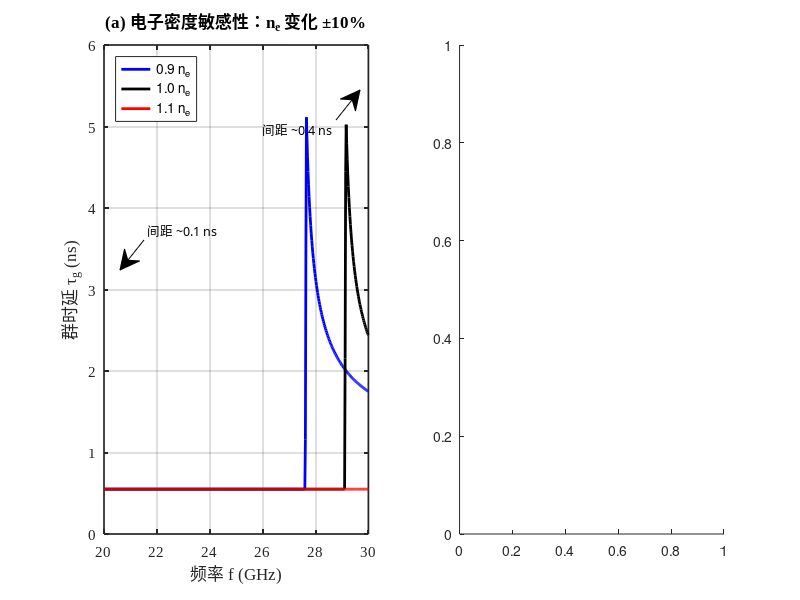

The MATLAB script that drew this image: (Note: this script raises an error after producing the figure.)
%% plot_fig_4_1_sensitivity_comparison.m
% 论文图 4-1：电子密度与碰撞频率对群时延的差异化影响
% 生成日期：2026-01-22
% 对应章节：4.1.1 碰撞频率的二阶微扰特性与时延不敏感机理
%
% 图表描述（摘自定稿文档）：
% - 图4-1(a)：电子密度从0.9n_e变化至1.1n_e时，群时延曲线呈现明显的垂直分离
%   - 低频端(20 GHz)间距约0.1 ns，高频端(30 GHz)间距激增至0.4 ns
% - 图4-1(b)：碰撞频率从1.5 GHz增加至5.0 GHz(3.3倍)时，群时延曲线几乎重合
%   - 最大偏离量不超过0.01 ns，而幅度衰减从-5 dB恶化至-35 dB(600%)

clear; clc; close all;

%% 1. 物理常数与基本参数（与 nue.m 保持一致）
c = 3e8;                    % 光速 (m/s)
eps0 = 8.854e-12;           % 真空介电常数 (F/m)
me = 9.109e-31;             % 电子质量 (kg)
e = 1.602e-19;              % 电子电量 (C)

% 等离子体基准参数
fp_base = 28.98e9;          % 等离子体频率 (Hz) ≈ 29 GHz
ne_base = (2*pi*fp_base)^2 * eps0 * me / e^2;  % 对应电子密度
d = 0.15;                   % 等离子体厚度 (m)

% 频率范围
f = linspace(20e9, 30e9, 500);  % 20-30 GHz
omega = 2*pi*f;

%% 2. 群时延计算函数（Drude模型）
calculate_drude_response = @(omega, ne, nu_e, d, c, eps0, me, e) deal(...
    calculate_group_delay(omega, ne, nu_e, d, c, eps0, me, e), ...
    calculate_transmission(omega, ne, nu_e, d, c, eps0, me, e));

    function tau_g = calculate_group_delay(omega, ne, nu_e, d, c, eps0, me, e)
        omega_p_sq = ne * e^2 / (eps0 * me);
        eps_r_real = 1 - omega_p_sq ./ (omega.^2 + nu_e^2);
        eps_r_real(eps_r_real < 0.01) = 0.01;  % 防止负值
        n_real = sqrt(eps_r_real);
        phi = omega .* n_real * d / c;
        tau_g = gradient(phi, omega(2)-omega(1));
    end

    function mag_dB = calculate_transmission(omega, ne, nu_e, d, c, eps0, me, e)
        omega_p_sq = ne * e^2 / (eps0 * me);
        eps_r_imag = (nu_e ./ omega) .* omega_p_sq ./ (omega.^2 + nu_e^2);
        alpha = omega .* sqrt(eps_r_imag) / c;
        mag_dB = -20*log10(exp(1)) * alpha * d;
    end

%% 3. 图4-1(a)：电子密度敏感性分析
figure('Position', [100, 100, 1200, 500]);

subplot(1, 2, 1);
ne_scales = [0.9, 1.0, 1.1];  % 电子密度缩放因子
nu_demo = 1.5e9;              % 固定碰撞频率 1.5 GHz
colors_ne = {'b', 'k', 'r'};
line_styles = {'-', '-', '-'};

hold on;
for i = 1:length(ne_scales)
    ne_current = ne_base * ne_scales(i);
    tau_g = calculate_group_delay(omega, ne_current, nu_demo, d, c, eps0, me, e);
    tau_air = d / c;
    tau_g_total = tau_g + tau_air;
    
    plot(f/1e9, tau_g_total*1e9, 'Color', colors_ne{i}, 'LineWidth', 2, ...
         'LineStyle', line_styles{i});
end
hold off;

xlabel('频率 f (GHz)', 'FontSize', 12, 'FontName', 'SimHei');
ylabel('群时延 \tau_g (ns)', 'FontSize', 12, 'FontName', 'SimHei');
title('(a) 电子密度敏感性：n_e 变化 ±10%', 'FontSize', 14, 'FontName', 'SimHei', 'FontWeight', 'bold');
legend({'0.9 n_e', '1.0 n_e', '1.1 n_e'}, 'Location', 'northwest', 'FontSize', 10);
grid on; box on;
set(gca, 'FontName', 'Times New Roman', 'FontSize', 11, 'LineWidth', 1.2);
xlim([20 30]);

% 标注关键数值（0.1 ns → 0.4 ns）
annotation('textarrow', [0.18, 0.15], [0.6, 0.55], 'String', '间距 ~0.1 ns', ...
           'FontSize', 9, 'FontName', 'SimHei');
annotation('textarrow', [0.42, 0.45], [0.8, 0.85], 'String', '间距 ~0.4 ns', ...
           'FontSize', 9, 'FontName', 'SimHei');

%% 4. 图4-1(b)：碰撞频率钝感性分析（双轴）
subplot(1, 2, 2);

nu_list = [1.5e9, 3e9, 5.0e9];  % 碰撞频率列表（与nue.m一致）
colors_nu = {'g', 'k', 'm'};    % 绿、黑、品红

yyaxis left;
hold on;
for i = 1:length(nu_list)
    nu_current = nu_list(i);
    tau_g = calculate_group_delay(omega, ne_base, nu_current, d, c, eps0, me, e);
    tau_air = d / c;
    tau_g_total = tau_g + tau_air;
    
    plot(f/1e9, tau_g_total*1e9, 'Color', colors_nu{i}, 'LineWidth', 2, 'LineStyle', '-');
end
hold off;
ylabel('群时延 \tau_g (ns)', 'FontSize', 12, 'FontName', 'SimHei');
ylim([0.4 0.7]);
set(gca, 'YColor', 'k');

yyaxis right;
hold on;
for i = 1:length(nu_list)
    nu_current = nu_list(i);
    mag_dB = calculate_transmission(omega, ne_base, nu_current, d, c, eps0, me, e);
    
    plot(f/1e9, mag_dB, 'Color', colors_nu{i}, 'LineWidth', 1.5, 'LineStyle', '--');
end
hold off;
ylabel('透射幅度 S_{21} (dB)', 'FontSize', 12, 'FontName', 'SimHei');
ylim([-40 0]);
set(gca, 'YColor', [0.5 0.5 0.5]);

xlabel('频率 f (GHz)', 'FontSize', 12, 'FontName', 'SimHei');
title('(b) 碰撞频率钝感性：\nu_e 变化 3.3 倍', 'FontSize', 14, 'FontName', 'SimHei', 'FontWeight', 'bold');
legend({'\nu_e = 1.5 GHz (时延)', '\nu_e = 3.0 GHz (时延)', '\nu_e = 5.0 GHz (时延)', ...
        '\nu_e = 1.5 GHz (幅度)', '\nu_e = 3.0 GHz (幅度)', '\nu_e = 5.0 GHz (幅度)'}, ...
       'Location', 'southwest', 'FontSize', 8, 'NumColumns', 2);
grid on; box on;
set(gca, 'FontName', 'Times New Roman', 'FontSize', 11, 'LineWidth', 1.2);
xlim([20 30]);

% 添加敏感性比值标注
annotation('textbox', [0.75, 0.15, 0.15, 0.08], 'String', '敏感性比值 1:600', ...
           'FontSize', 10, 'FontName', 'SimHei', 'BackgroundColor', 'w', ...
           'EdgeColor', 'k', 'HorizontalAlignment', 'center');

%% 5. 保存图表
sgtitle('图 4-1 电子密度与碰撞频率对群时延的差异化影响', 'FontSize', 16, 'FontName', 'SimHei', 'FontWeight', 'bold');

% 保存为 PNG（高分辨率）
print('-dpng', '-r300', '../../final_output/figures/图4-1_电子密度与碰撞频率敏感性对比.png');

% 保存为 SVG（矢量图）
print('-dsvg', '../../final_output/figures/图4-1_电子密度与碰撞频率敏感性对比.svg');

fprintf('图 4-1 已保存至 final_output/figures/\n');
fprintf('  - 图4-1(a): 电子密度敏感性（0.9n_e → 1.1n_e, 间距0.1→0.4 ns）\n');
fprintf('  - 图4-1(b): 碰撞频率钝感性（1.5→5.0 GHz, 时延变化<1%%, 幅度变化600%%）\n');
